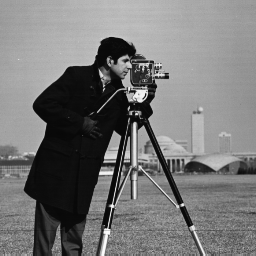
%> input picture 学习资料/《精通图像处理经典算法（MATLAB版）》配套资料/2/2-5-1/cameraman.tif, 256 x 256 px
$ octave xuanzhuantwice.m   (GNU Octave 9; MATLAB toolbox functions it lacks are replaced by stand-ins)
%> lines starting %> are read from the running program, lines starting %| are printed output that depends on the picture
I=imread('cameraman.tif');
%> I is the input picture: size 256x256 uint8; min 7, max 253, mean 118.7
subplot(131),imshow(I)
J1=imrotate(I,30,'nearest');   %第一次旋转
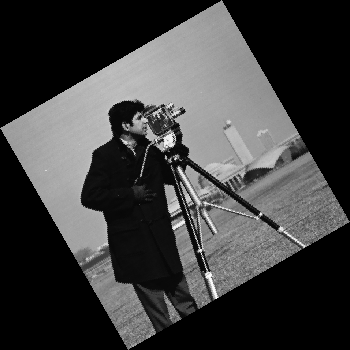
%> J1: size 350x350 uint8; min 0, max 253, mean 63.5
subplot(132),imshow(J1)
J2=imrotate(J1,45,'nearest');   %第二次旋转
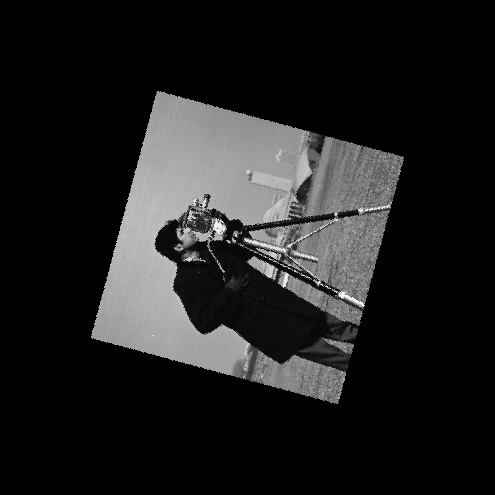
%> J2: size 495x495 uint8; min 0, max 253, mean 31.8
subplot(133),imshow(J2)
